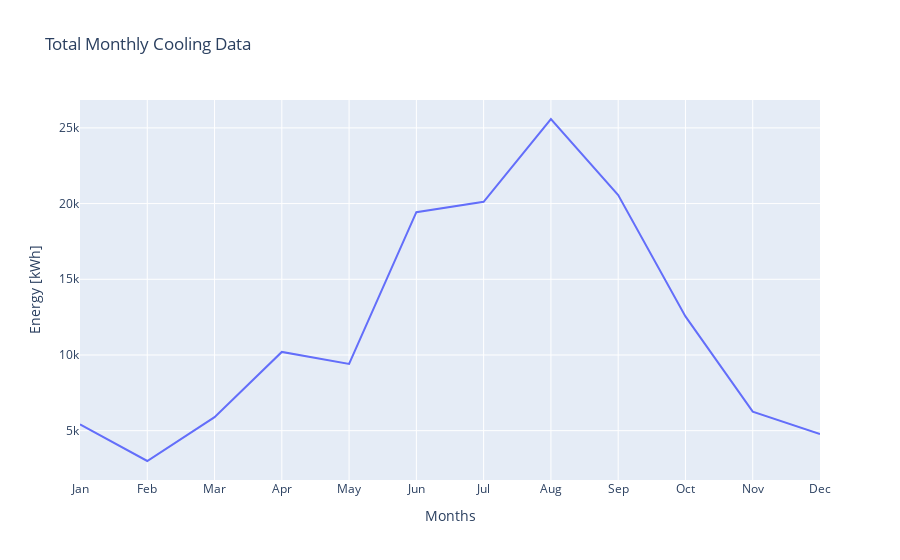

Write notebook code for a chart like this one.
### Markdown cell above
## Cooling

### Code cell
cooling_collection = sqld.data_collections_by_output_name("DistrictCooling:Facility")[-1]

cooling_monthly = cooling_collection


fig = go.Figure(data=go.Scatter(x=cooling_monthly.datetime_strings, y=cooling_monthly.values, mode='lines'))

fig.update_layout(
    title="Total Monthly Cooling Data",
    xaxis_title="Months",
    yaxis_title="Energy [kWh]",
)
fig.show()
cooling_monthly

### Figure 1 — Plotly figure (JSON) as saved in the notebook; plotly's stock layout.template omitted (floating-point values rounded to 4 significant figures)
{"data": [{"mode": "lines", "type": "scatter", "x": ["Jan", "Feb", "Mar", "Apr", "May", "Jun", "Jul", "Aug", "Sep", "Oct", "Nov", "Dec"], "y": [5419.0, 2997.0, 5894.0, 10200.0, 9407.0, 19440.0, 20120.0, 25590.0, 20570.0, 12550.0, 6256.0, 4773.0]}], "layout": {"title": {"text": "Total Monthly Cooling Data"}, "xaxis": {"title": {"text": "Months"}}, "yaxis": {"title": {"text": "Energy [kWh]"}}}}
